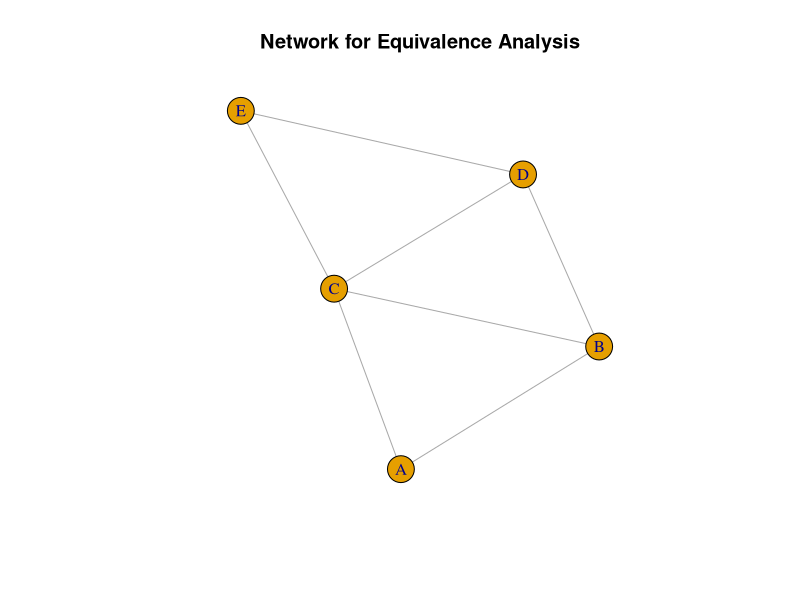
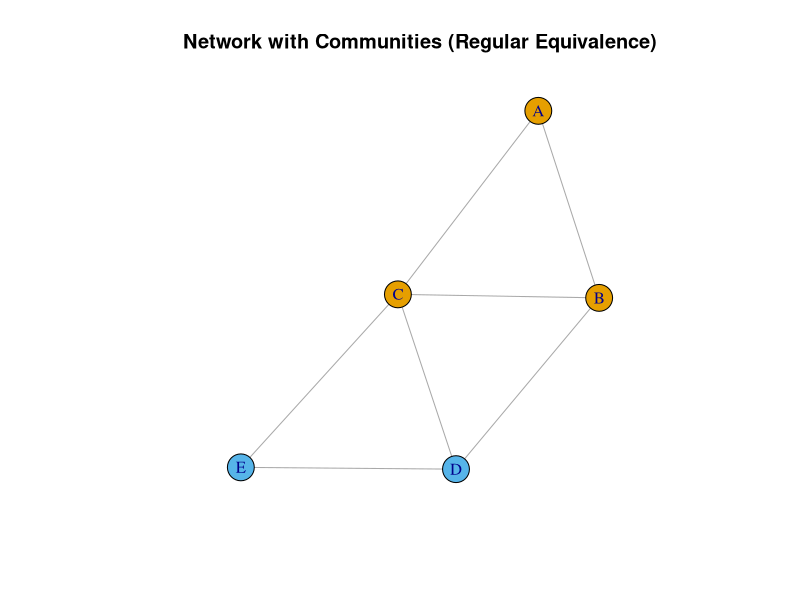
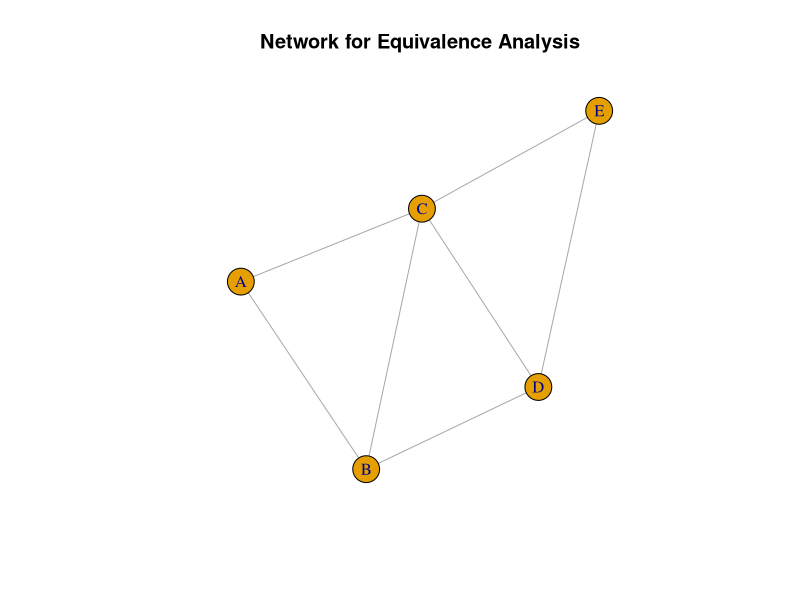
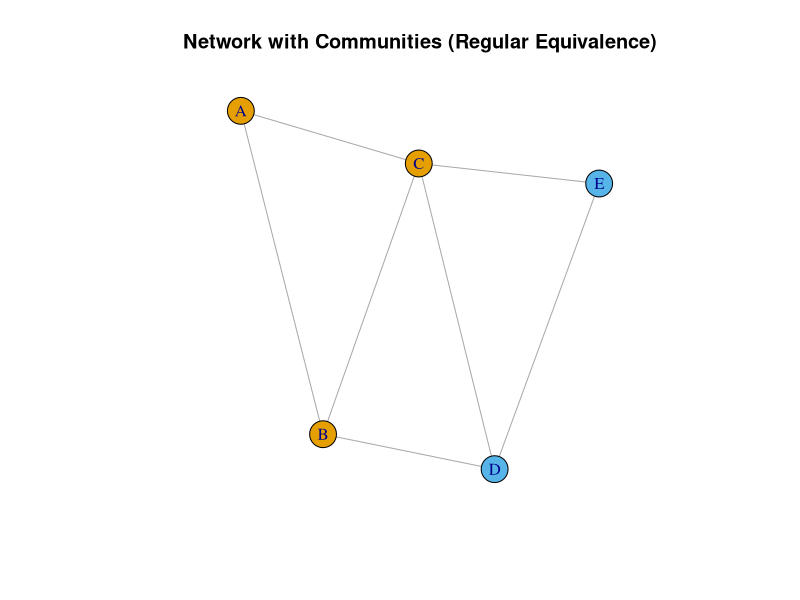
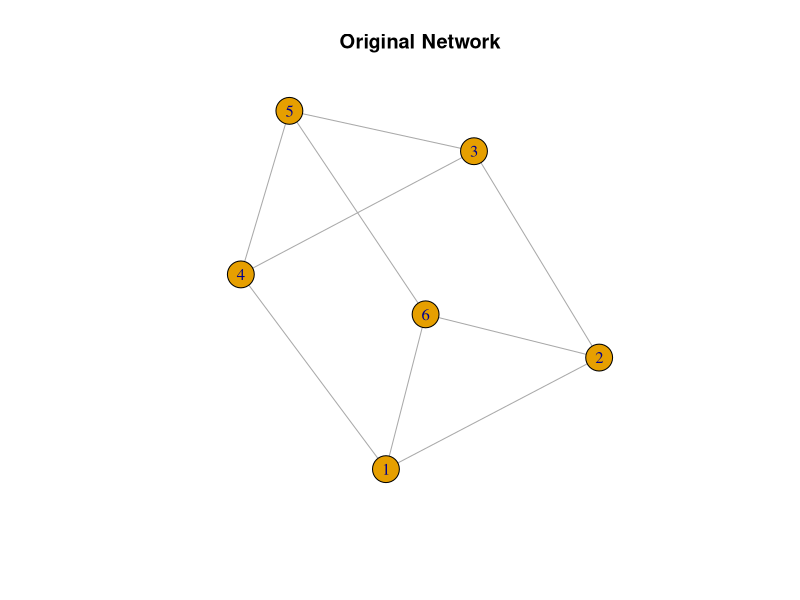
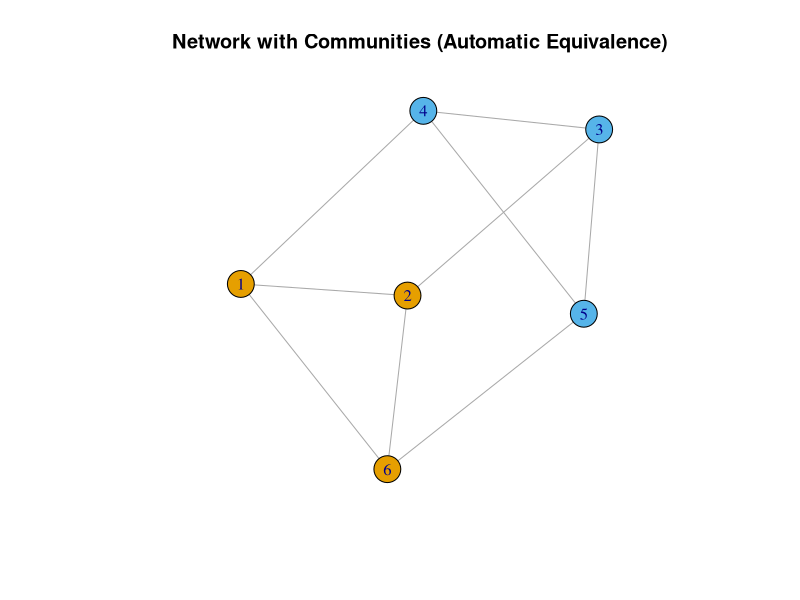

Write the R code that produced these figures, in order.
# Write a program to exhibit structural equivalence, automorphic equivalence, and regular equivalence from a network.

library(igraph) 
eq_matrix <- matrix(c(0, 1, 1, 0, 0, 
                      1, 0, 1, 1, 0, 
                      1, 1, 0, 1, 1, 
                      0, 1, 1, 0, 1, 
                      0, 0, 1, 1, 0),  
                    nrow = 5, byrow = TRUE) 

colnames(eq_matrix) <- rownames(eq_matrix) <- c("A", "B", "C", "D", "E") 

graph_eq <- graph_from_adjacency_matrix(eq_matrix, mode = "undirected") 

plot(graph_eq, main = "Network for Equivalence Analysis") 
structural_eq <- similarity(graph_eq, method = "jaccard") 

print("Structural Equivalence:") 
print(structural_eq) 

automorphic_eq <- distances(graph_eq) 
print("Automorphic Equivalence:") 
print(automorphic_eq) 


# Regular Equivalence: Approximated using community detection (Louvain method)
community <- cluster_louvain(graph_eq)

print("Regular Equivalence:")
print(membership(community))
# Plot the graph with communities (Regular Equivalence)
plot(graph_eq, vertex.color = membership(community), main = "Network with Communities (Regular Equivalence)")







library(igraph)

# Define the adjacency matrix
eq_matrix <- matrix(c(0, 1, 1, 0, 0, 
                      1, 0, 1, 1, 0, 
                      1, 1, 0, 1, 1, 
                      0, 1, 1, 0, 1, 
                      0, 0, 1, 1, 0),  
                    nrow = 5, byrow = TRUE) 

# Set row and column names for clarity
colnames(eq_matrix) <- rownames(eq_matrix) <- c("A", "B", "C", "D", "E") 

# Create an undirected graph from the adjacency matrix
graph_eq <- graph_from_adjacency_matrix(eq_matrix, mode = "undirected") 

# Plot the graph to visualize the network
plot(graph_eq, main = "Network for Equivalence Analysis")

# Structural Equivalence: Similarity based on shared neighbors (Jaccard)
structural_eq <- similarity(graph_eq, method = "jaccard")

# Display Structural Equivalence matrix
print("Structural Equivalence (Jaccard Similarity):")
print(structural_eq)

# Automorphic Equivalence: Distances (shortest paths) between all nodes
automorphic_eq <- distances(graph_eq)

# Display Automorphic Equivalence matrix
print("Automorphic Equivalence (Shortest Path Distances):")
print(automorphic_eq)

# Regular Equivalence: Approximated using community detection (Louvain method)
community <- cluster_louvain(graph_eq)

# Print out the community memberships for each node
print("Regular Equivalence (Community Detection):")
print(membership(community))

# Plot the graph with communities (Regular Equivalence)
plot(graph_eq, vertex.color = membership(community), main = "Network with Communities (Regular Equivalence)")


















# Load the igraph library
library(igraph)

# Create a sample undirected graph for demonstration
edges <- c(1, 2, 2, 3, 3, 4, 4, 1, 4, 5, 5, 6, 6, 1, 2, 6, 5, 3)
g <- graph(edges, directed = FALSE)

# Plot the graph to visualize
plot(g, main = "Original Network")

# Structural Equivalence
# Structural equivalence means the nodes should have exactly the same neighbors.
# Use the function 'similarity' with a type that checks structural equivalence.
structural_equivalence <- similarity(g, method = "jaccard")
print("Structural Equivalence (Jaccard Similarity):")
print(structural_equivalence)

# Regular Equivalence
# Regular equivalence groups nodes based on similar roles in the network.
# Here we use 'clustering coefficient' to demonstrate regular equivalence.
clustering_coeffs <- transitivity(g, type = "local")
print("Clustering Coefficients (Regular Equivalence Approximation):")
print(clustering_coeffs)

# Automatic Equivalence
# Automatic equivalence is based on a more generalized approach like "blockmodeling".
# The `community_blockmodel()` function can be used for blockmodeling, which is similar to automatic equivalence.
community <- cluster_louvain(g)  # Use community detection to find clusters
print("Automatic Equivalence using Community Detection:")
print(community)

# Plot the network with communities detected (Automatic Equivalence)
plot(g, vertex.color = membership(community), main = "Network with Communities (Automatic Equivalence)")
